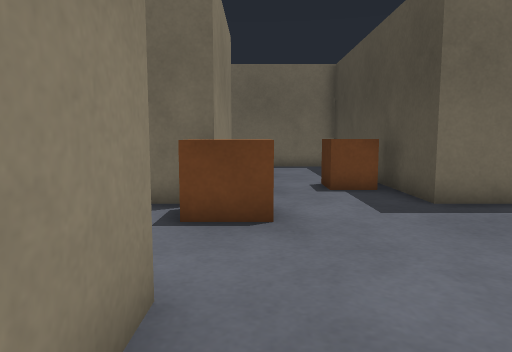
View 1 (above)

17 first-person views from a walk through a Gazebo world. The camera is 0.72 m above the floor, tilts 6° down and sees 70° across. The floor is counted in squares, 0.5 m on a side. Each view is taken from the middle of a square. On the plan, view 1 faces up. The plan holds only what a view shows up to about 16 squares ahead; the rest is blank.

View 2
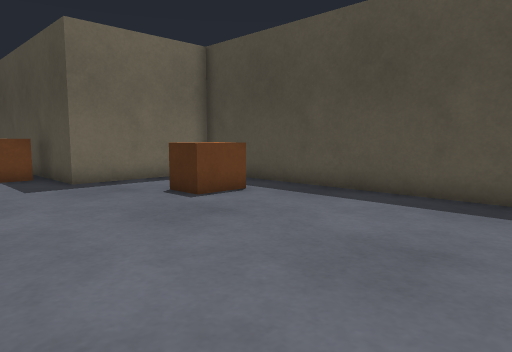

View 3
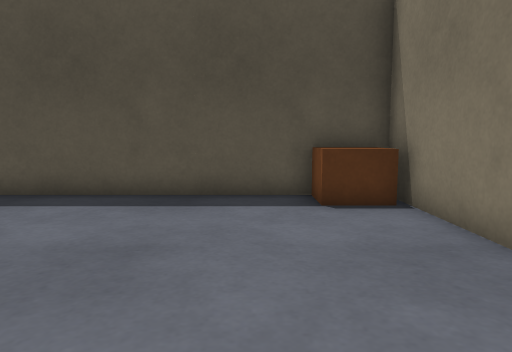

View 4
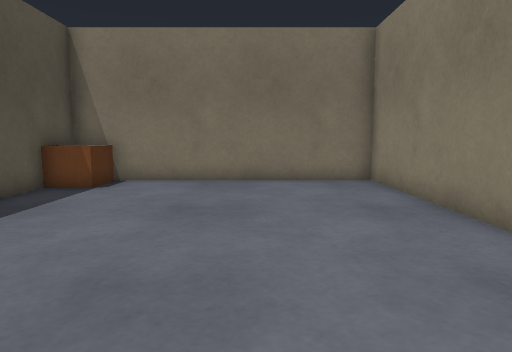

View 5
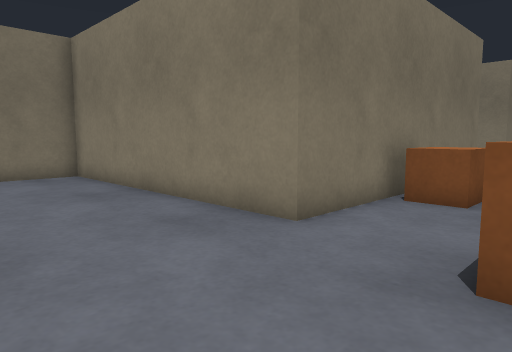

View 6
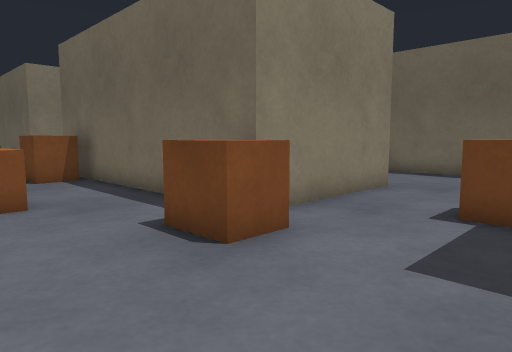

View 7
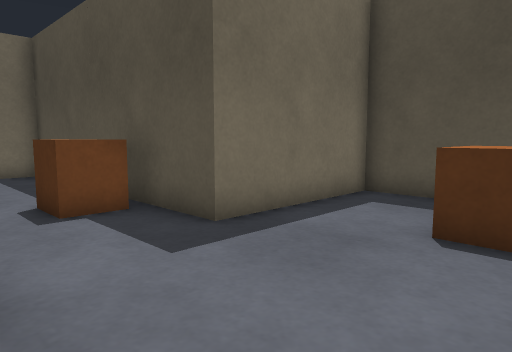

View 8
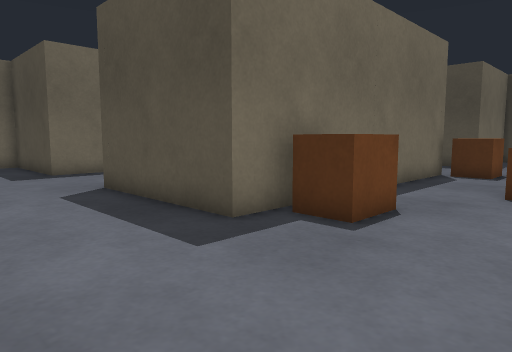

View 9
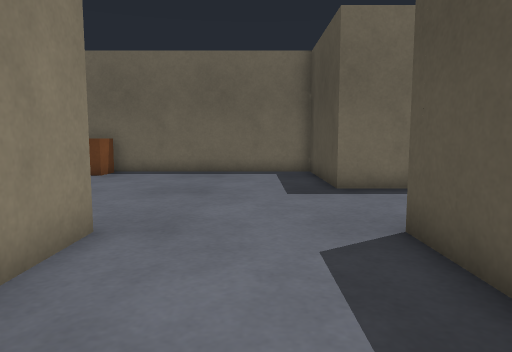

View 10
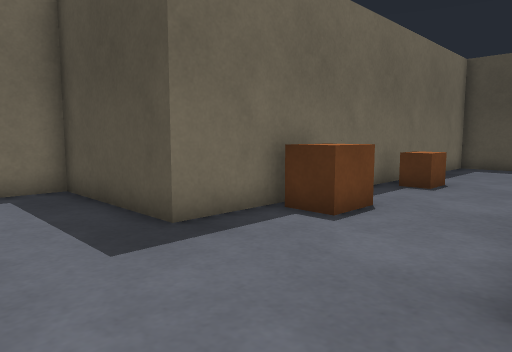

View 11
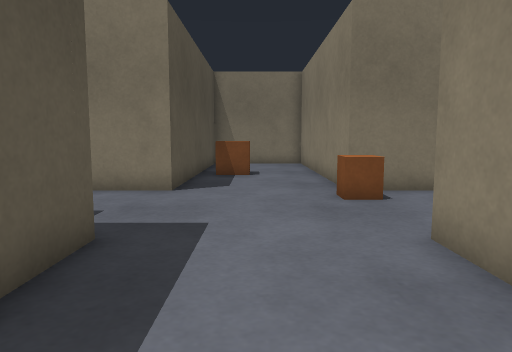

View 12
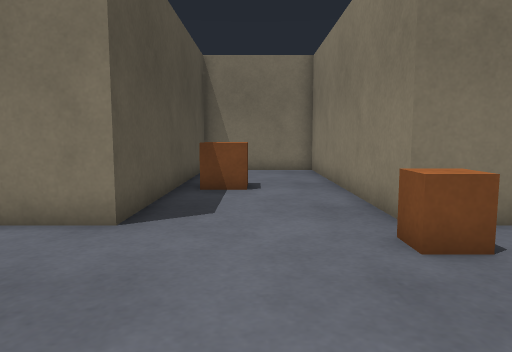

View 13
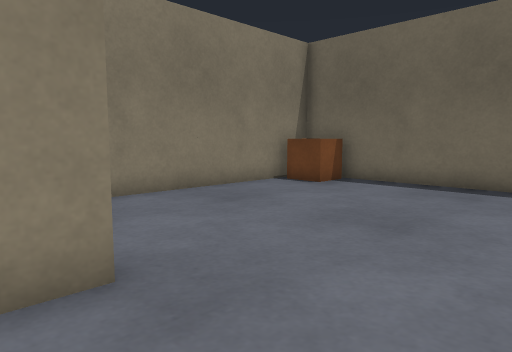

View 14
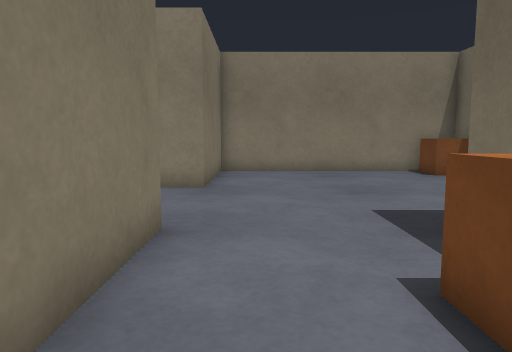

View 15
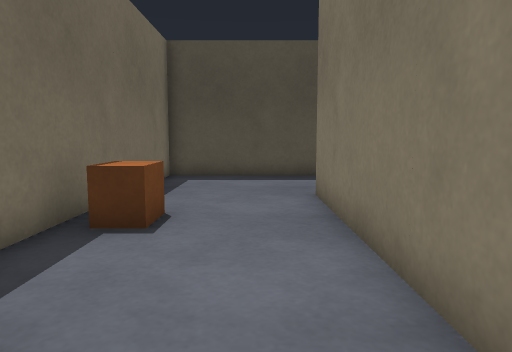

View 16
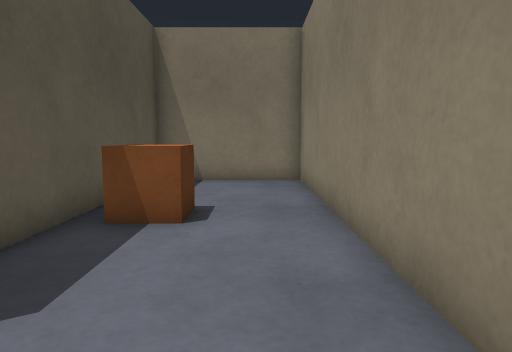

View 17
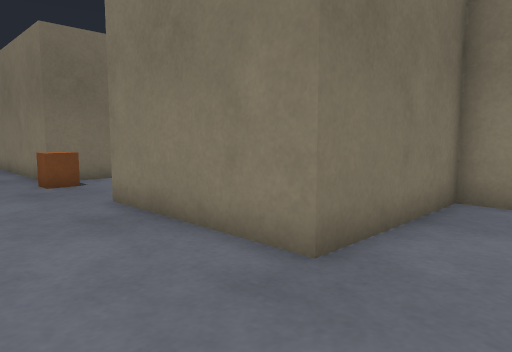

### Floor plan
Ten units are one square. View 1 is at (0, 0); x grows to the right and y downward. Boxes are objects, and circles mark ways between rooms. Rooms are numbered by the first view taken in them; rooms with no view inside come last. Other rooms are left out.
<svg viewBox="-275 -240 371 318">
<path fill="none" stroke="#000" d="M-9 -31 -9 73 76 73M91 56 91 -79 39 -79M-117 -135 -9 -135 -9 -79 -117 -79 -117 -135M-98 -183 -117 -183 -117 -235 -217 -235 -217 -135 -165 -135 -165 -79M-165 -31 -165 73 -117 73 -117 -31 -9 -31M39 -79 39 -183 -74 -183M-189 -31 -165 -31"/>
<rect x="55" y="-55" width="20" height="20" fill="#bbb"><title>brown box</title></rect>
<rect x="-215" y="-235" width="20" height="20" fill="#bbb"><title>brown box</title></rect>
<rect x="-145" y="5" width="20" height="20" fill="#bbb"><title>brown box</title></rect>
<rect x="-105" y="-75" width="20" height="20" fill="#bbb"><title>brown box</title></rect>
<rect x="-95" y="-185" width="20" height="20" fill="#bbb"><title>brown box</title></rect>
<rect x="-65" y="-55" width="20" height="20" fill="#bbb"><title>brown box</title></rect>
<rect x="-45" y="-175" width="20" height="10" fill="#bbb"><title>brown box</title></rect>
<rect x="-15" y="-75" width="20" height="20" fill="#bbb"><title>brown box</title></rect>
<rect x="15" y="-115" width="20" height="20" fill="#bbb"><title>brown box</title></rect>
<rect x="-175" y="-45" width="20" height="10" fill="#bbb"><title>brown box</title></rect>
<circle cx="9" cy="-57" r="3" fill="#2a7"/>
<circle cx="-162" cy="-50" r="3" fill="#2a7"/>
<text x="40" y="0">1</text>
<text x="-120" y="-120">2</text>
<text x="-270" y="-70">3</text>
</svg>
Room 1 opens to room 2. Room 2 opens to room 3.

Where each view was taken, in squares from view 1:
view 1: 0 up, 0 right, facing up
view 2: 4 down, 0 right, facing up-right
view 3: 4 down, 0 right, facing right
view 4: 5 up, 3 right, facing down
view 5: 7 up, 4 right, facing down-left
view 6: 3 up, 4 right, facing up-left
view 7: 3 up, 0 right, facing up-right
view 8: 3 up, 16 left, facing up-right
view 9: 8 up, 14 left, facing up
view 10: 13 up, 15 left, facing up-right
view 11: 13 up, 14 left, facing down
view 12: 9 up, 14 left, facing down
view 13: 12 up, 13 left, facing up-left
view 14: 15 up, 6 left, facing left
view 15: 15 up, 10 left, facing right
view 16: 5 up, 15 left, facing down
view 17: 16 up, 13 left, facing down-left
